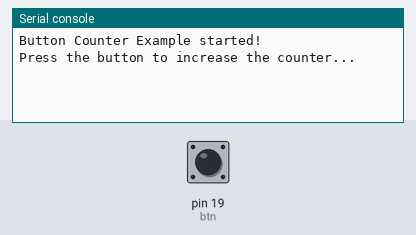
Bench run of a program on a simulated MicroPython board. Parts: the last lines printed to the serial console. Inputs (shaded band) come from the test bench; at power-on: pin 19 (btn) HIGH.

Above: at 1.2 s.
1.3 s: pin 19 (btn) pulled LOW for 0.15 s
At 2.4 s:
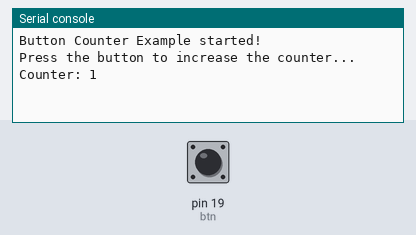
2.9 s: pin 19 (btn) pulled LOW for 1 s
At 3.5 s:
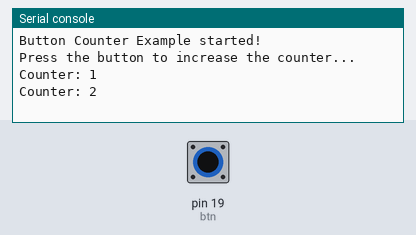
5.4 s: pin 19 (btn) pulled LOW for 0.15 s
At 6.5 s:
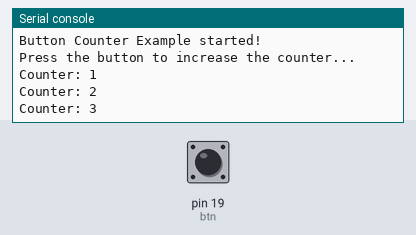

Measured:
- after the input at 1.3 s, the serial console: prints a new line at once (image 1)
- after the input at 2.9 s, the serial console: prints a new line at once (image 2)
- after the input at 5.4 s, the serial console: prints a new line at once (image 3)

The program:

2.1_Button_Counter.py
```python
"""
@file       2.1_Button_Counter.py
@brief      Example that shows how to increase a counter each time a button is pressed.
            This example does NOT use any debouncing or signal stabilization.
            For details, connection diagram and more, check out the example documentation at: <link placeholder>

@author     Josip Šimun Kuči @ soldered.com
"""

# The machine module holds everything that talks to the hardware, and Pin controls a single pin.
from machine import Pin
import time

"""
This is a variable to which we pass the number of pin that we had connected the BUTTON to.
The NULA board has a pin naming logic as follows: IO19, where 19 is the number that we give to the variable.
If you wish to use a different pin, make sure you are using a IO__ marked pin.
"""
BUTTON_PIN = 19

"""
Here we create our Pin object, which we named "btn". Pin.IN tells the board that this pin should read a value instead
of writing one.
Pin.PULL_UP switches on a resistor inside the chip that gently ties the pin to 3.3V. Without it the pin would be
floating, meaning it is connected to nothing and picks up random noise, and the board would read presses that never
happened. Because the resistor holds the pin high, the button only has to connect the pin to GND, so no extra parts
are needed on the breadboard.
"""
btn = Pin(BUTTON_PIN, Pin.IN, Pin.PULL_UP)

"""
This variable holds the value of our counter.
Each time the button is pressed, the counter value will increase by one.
"""
counter = 0

# Print out the initial message so we know that the program started successfully.
print("Button Counter Example started!")
print("Press the button to increase the counter...")

# A while True loop repeats forever, so the code inside it keeps running until we stop the program.
while True:

    """
    value() is a function that reads the value from our pin, either 1 (high) or 0 (low).
    Note that the reading is the other way around from what you might expect. The pull-up resistor holds the pin at
    3.3V while the button is released, so we read 1, and pressing the button connects the pin to GND so we read 0.
    A button wired this way is called active low.
    """
    reading = btn.value()

    """
    If the button is pressed, increase the counter by one and print it to the console.
    Since this version does not include debouncing, multiple counts may appear for a single press.
    """
    if reading == 0:
        counter += 1
        print("Counter:", counter)

        """
        Wait for the button to be released before allowing another count.
        This prevents the counter from increasing too quickly while the button is still held down.
        """
        while btn.value() == 0:
            # Wait until the button is released
            time.sleep_ms(10)

    """
    time.sleep_ms() pauses the program for the given number of milliseconds. A very short pause here leaves the
    processor a moment to handle its own background work instead of spending every cycle checking the button.
    """
    time.sleep_ms(10)
```
